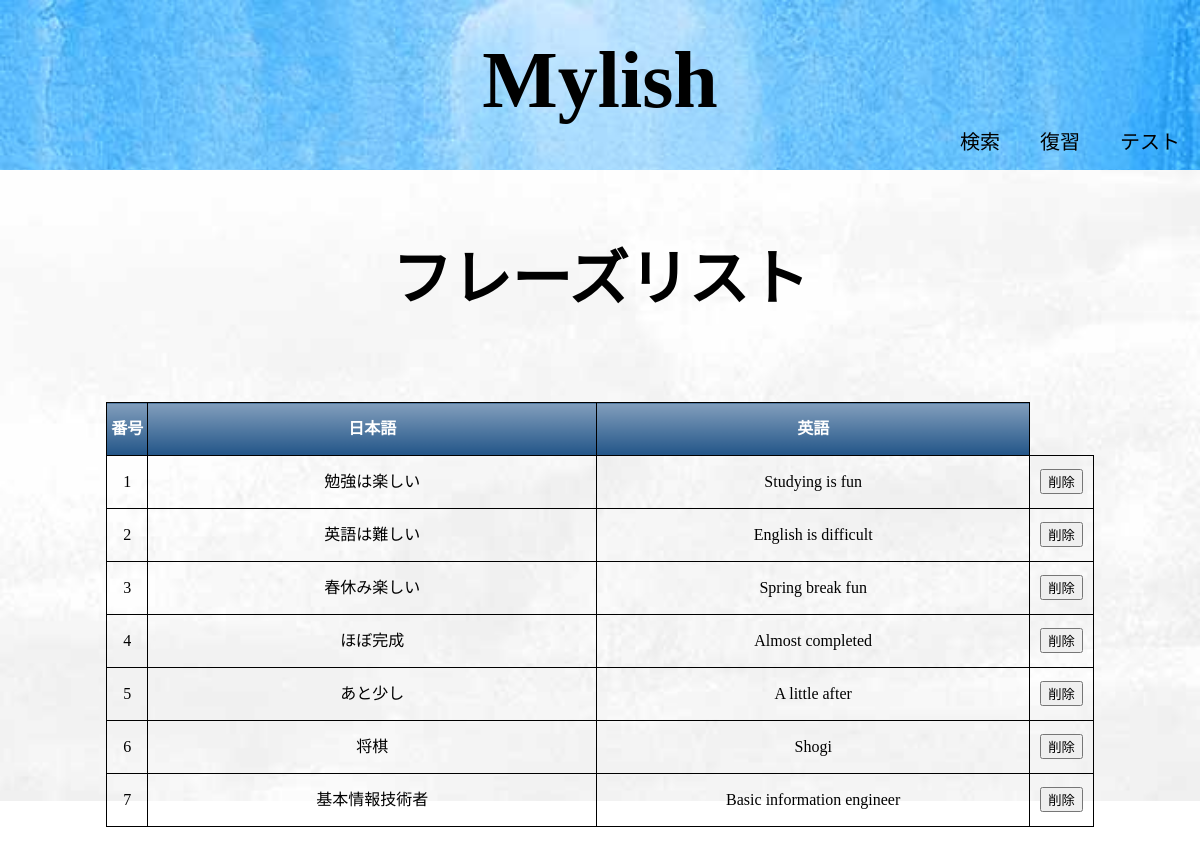
The page /review on the database as committed earlier.
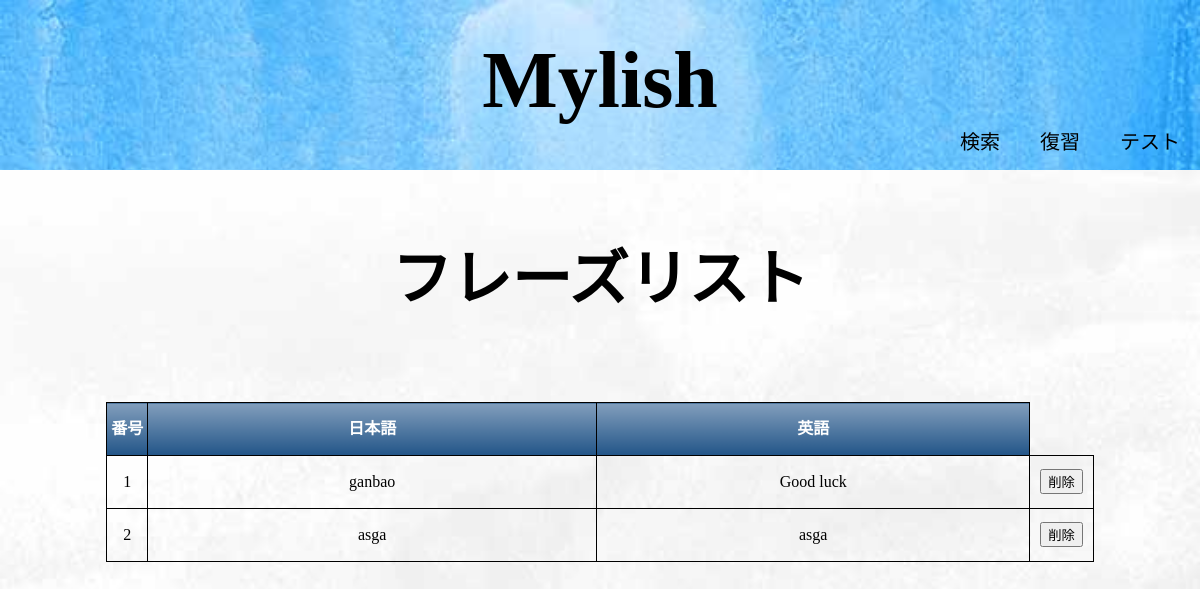
The same page on the database as committed later.
### main/models.py (models this page shows, shortened)
class InfoModelForm(models.Model):
    jan = models.CharField('日本語',max_length=255)
    eng = models.CharField('英語',max_length=255)
    num = models.CharField('番号',max_length=255)

### main/views.py (the view)
# urls.py: path('review',views.review,name='review'),
def review(request):
    infodata = InfoModelForm.objects.all()
    header = ['番号','日本語','英語']
    my_dict2 = {
        'title':'フレーズリスト',
        'val':infodata,
        'header':header,
    }
    return render(request,'review.html',my_dict2)

### main/templates/review.html (shortened to what this page needs)
<!doctype html>
<html lang="ja">
    {% load static %}
<head>
    <link rel="stylesheet" href="{% static 'style.css' %}">
</head>
<body>
    <header>
        <div class="logo">
            <h1>Mylish</h1>
        </div>
        <nav>
            <ul class=global-nav>
                <li><a href="/index">検索</a></li>
                <li><a href="/review">復習</a></li>
                <li><a href="test">テスト</a></li>
            </ul>
        </nav>
    </header>
    <div id="wrap">
        <div class="content">
            <body>
                <h1 class="flamelist">{{title}}</h1>
                <table border="1">
                    <tr>
                    {% for h in header %}
                        <th>{{h}}</th>
                    {% endfor %}
                    </tr>
                    {% for i in val %}
                    <form action="delete" method='POST'>
                        <tr>
                            <td>{{ i.num }}</td>
                            <td>{{ i.jan }}</td>
                            <td>{{ i.eng }}</td>
                        　　 <td><button name="key" value="{{i.jan}}">削除</button></td>
                        </tr>
                    </form>
                    {% endfor %}
                </table>
           </body>
        </div>
    </div>
</body>

Rows that differ between the two databases and show on the page:
removed InfoModelForm: num "1", jan "勉強は楽しい", eng "Studying is fun"
removed InfoModelForm: num "2", jan "英語は難しい", eng "English is difficult"
removed InfoModelForm: num "3", jan "春休み楽しい", eng "Spring break fun"
removed InfoModelForm: num "4", jan "ほぼ完成", eng "Almost completed"
removed InfoModelForm: num "5", jan "あと少し", eng "A little after"
removed InfoModelForm: num "6", jan "将棋", eng "Shogi"
removed InfoModelForm: num "7", jan "基本情報技術者", eng "Basic information engineer"
added InfoModelForm: num "1", jan "ganbao", eng "Good luck"
added InfoModelForm: num "2", jan "asga", eng "asga"
